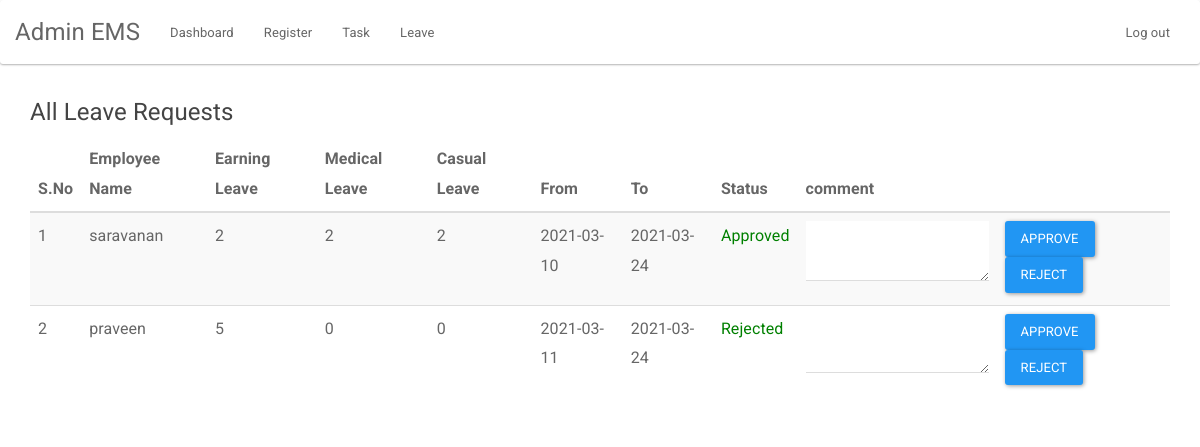
The app's page /admin/all-applied-leave.php (signed in) with its own data.
### tables this page shows
CREATE TABLE `applied_leave` (
  `id` int(255) NOT NULL,
  `l_from` varchar(1000) NOT NULL,
  `l_to` varchar(1000) NOT NULL,
  `e_leave` int(255) NOT NULL,
  `m_leave` int(255) NOT NULL,
  `c_leave` int(255) NOT NULL,
  `apply_by` int(11) NOT NULL,
  `status` varchar(1000) NOT NULL,
  `comment` text NOT NULL,
  `applied_date` timestamp NOT NULL DEFAULT current_timestamp()
);

CREATE TABLE `users` (
  `user_id` int(255) NOT NULL,
  `name` varchar(1000) NOT NULL,
  `email` varchar(1000) NOT NULL,
  `password` varchar(1000) NOT NULL,
  `department` varchar(1000) NOT NULL,
  `role` varchar(100) NOT NULL,
  `created_on` timestamp NOT NULL DEFAULT current_timestamp() ON UPDATE current_timestamp()
);

### admin/all-applied-leave.php (the view, shortened to what this page needs)
<?php include "../auth/auth.php"; ?>
<html>
<head>
    <link rel="stylesheet" href="../css/style.css">
</head>
<body>
<?php include "header.php";?>
<div class="container">
<h4>All Leave Requests</h4>
    <table class="table table-striped table-hover ">
        <thead>
        <tr>
            <th>S.No</th>
            <th>Employee Name</th>
            <th>Earning Leave</th>
            <th>Medical Leave</th>
            <th>Casual Leave</th>
            <th>From</th>
            <th>To</th>
            <th>Status</th>
            <th>comment</th>
            <th>&nbsp;</th>
        </tr>
        </thead>
        <tbody>
        <?php
        $i=1;
        $query="SELECT * from `applied_leave` t1 join `users` t2 on t1.apply_by=t2.user_id ";
        $res=mysqli_query($conn,$query);
        $count=mysqli_num_rows($res);
        if($count>0)
        {
            while($row=mysqli_fetch_array($res))
            {
                ?>
                <tr>
                    <td><?php echo $i;?></td>
                    <td><?php echo $row['name'];?></td>
                    <td><?php echo $row['e_leave'];?></td>
                    <td><?php echo $row['m_leave'];?></td>
                    <td><?php echo $row['c_leave'];?></td>
                    <td><?php echo $row['l_from'];?></td>
                    <td><?php echo $row['l_to'];?></td>
                    <td style="color:green;"><?php echo $row['status'];?></td>
                    <td>
                        <form method ="post" action="#">
                            <textarea name="comment"></textarea> </td>
                    <td>
                        <button type="submit" name="approved" class="btn btn-primary">Approve</button>
                        <button type="submit" name="rejected" class="btn btn-primary">Reject</button></form>
                    </td>
                </tr>
                <?php
                $i++;}
        }
        else{
            echo"No Record Found";
        }?>
        </tbody>
    </table>
    </div>
</body>
</html>

### records on screen
applied_leave: users.name "saravanan", e_leave "2", m_leave "2", c_leave "2", l_from "2021-03-10", l_to "2021-03-24", status "Approved"
applied_leave: users.name "praveen", e_leave "5", m_leave "0", c_leave "0", l_from "2021-03-11", l_to "2021-03-24", status "Rejected"
